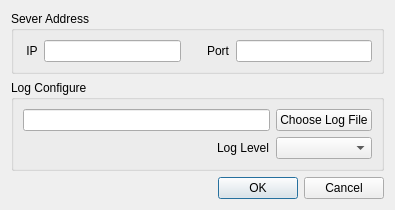
<?xml version="1.0" encoding="UTF-8"?>
<ui version="4.0">
 <class>Dialog</class>
 <widget class="QDialog" name="Dialog">
  <property name="geometry">
   <rect>
    <x>0</x>
    <y>0</y>
    <width>395</width>
    <height>193</height>
   </rect>
  </property>
  <property name="sizePolicy">
   <sizepolicy hsizetype="Fixed" vsizetype="Fixed">
    <horstretch>0</horstretch>
    <verstretch>0</verstretch>
   </sizepolicy>
  </property>
  <property name="windowTitle">
   <string>FFM RenderFarm Monitor Option</string>
  </property>
  <layout class="QGridLayout" name="gridLayout">
   <item row="0" column="0">
    <layout class="QGridLayout" name="gridLayout_2">
     <item row="1" column="0" colspan="2">
      <widget class="QGroupBox" name="groupBox_2">
       <property name="title">
        <string>Log Configure</string>
       </property>
       <layout class="QGridLayout" name="gridLayout_3">
        <item row="0" column="0" colspan="2">
         <widget class="QLineEdit" name="logFileLine">
          <property name="readOnly">
           <bool>true</bool>
          </property>
         </widget>
        </item>
        <item row="0" column="2">
         <widget class="QPushButton" name="chooseLogBtn">
          <property name="text">
           <string>Choose Log File</string>
          </property>
         </widget>
        </item>
        <item row="1" column="0">
         <spacer name="horizontalSpacer_2">
          <property name="orientation">
           <enum>Qt::Horizontal</enum>
          </property>
          <property name="sizeHint" stdset="0">
           <size>
            <width>188</width>
            <height>20</height>
           </size>
          </property>
         </spacer>
        </item>
        <item row="1" column="1">
         <widget class="QLabel" name="label_3">
          <property name="text">
           <string>Log Level</string>
          </property>
         </widget>
        </item>
        <item row="1" column="2">
         <widget class="QComboBox" name="comboBox"/>
        </item>
       </layout>
       <zorder>horizontalSpacer_2</zorder>
       <zorder>comboBox</zorder>
       <zorder>chooseLogBtn</zorder>
       <zorder>logFileLine</zorder>
       <zorder>label_3</zorder>
       <zorder>horizontalSpacer_2</zorder>
       <zorder>comboBox</zorder>
       <zorder>chooseLogBtn</zorder>
       <zorder>logFileLine</zorder>
       <zorder>label_3</zorder>
      </widget>
     </item>
     <item row="0" column="0" colspan="2">
      <layout class="QHBoxLayout" name="horizontalLayout" stretch="0">
       <item>
        <widget class="QGroupBox" name="groupBox">
         <property name="title">
          <string>Sever Address</string>
         </property>
         <layout class="QHBoxLayout" name="horizontalLayout_4">
          <item>
           <widget class="QLabel" name="label">
            <property name="text">
             <string> IP</string>
            </property>
           </widget>
          </item>
          <item>
           <widget class="QLineEdit" name="IPLine"/>
          </item>
          <item>
           <spacer name="horizontalSpacer">
            <property name="orientation">
             <enum>Qt::Horizontal</enum>
            </property>
            <property name="sizeType">
             <enum>QSizePolicy::Fixed</enum>
            </property>
            <property name="sizeHint" stdset="0">
             <size>
              <width>20</width>
              <height>20</height>
             </size>
            </property>
           </spacer>
          </item>
          <item>
           <widget class="QLabel" name="label_2">
            <property name="text">
             <string>Port</string>
            </property>
           </widget>
          </item>
          <item>
           <widget class="QLineEdit" name="portLine"/>
          </item>
         </layout>
        </widget>
       </item>
      </layout>
     </item>
    </layout>
   </item>
   <item row="1" column="0">
    <widget class="QDialogButtonBox" name="buttonBox">
     <property name="orientation">
      <enum>Qt::Horizontal</enum>
     </property>
     <property name="standardButtons">
      <set>QDialogButtonBox::Cancel|QDialogButtonBox::Ok</set>
     </property>
    </widget>
   </item>
  </layout>
 </widget>
 <resources/>
 <connections>
  <connection>
   <sender>buttonBox</sender>
   <signal>accepted()</signal>
   <receiver>Dialog</receiver>
   <slot>accept()</slot>
   <hints>
    <hint type="sourcelabel">
     <x>248</x>
     <y>254</y>
    </hint>
    <hint type="destinationlabel">
     <x>157</x>
     <y>274</y>
    </hint>
   </hints>
  </connection>
  <connection>
   <sender>buttonBox</sender>
   <signal>rejected()</signal>
   <receiver>Dialog</receiver>
   <slot>reject()</slot>
   <hints>
    <hint type="sourcelabel">
     <x>316</x>
     <y>260</y>
    </hint>
    <hint type="destinationlabel">
     <x>286</x>
     <y>274</y>
    </hint>
   </hints>
  </connection>
 </connections>
</ui>
